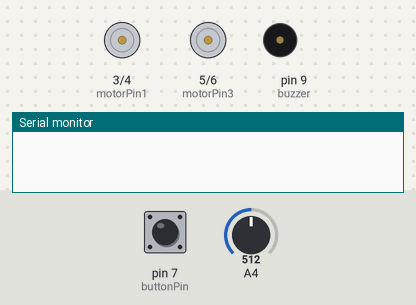
Recording of a sketch running on a simulated Arduino Uno, built with avr-gcc and run on an emulated ATmega328P. Shown: motor-driver pin pairs drawn as motors (green arrow = first pin HIGH = forward, orange = second pin HIGH = backward, longer = more drive), buzzer (waves = sounding), the last lines printed to the serial monitor. The test bench sets the inputs (shaded band); at power-on: pin 7 (buttonPin) LOW, A4 = 512.

Above: at 1.2 s.
1.3 s: pin 7 (buttonPin) pulled HIGH for 0.15 s
At 2.7 s:
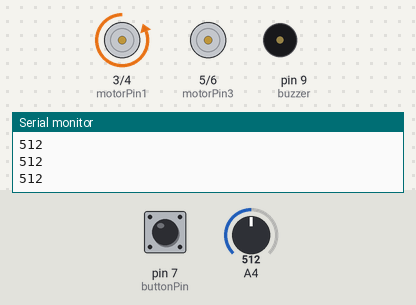
3.8 s: A4 set to 490
At 4.1 s:
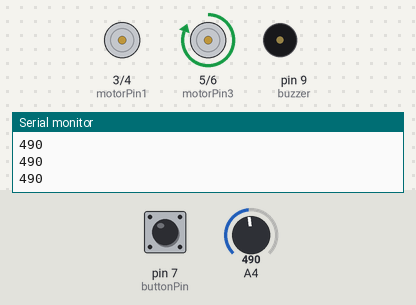
5.3 s: A4 set to 361
6.8 s: A4 set to 336
At 7.6 s:
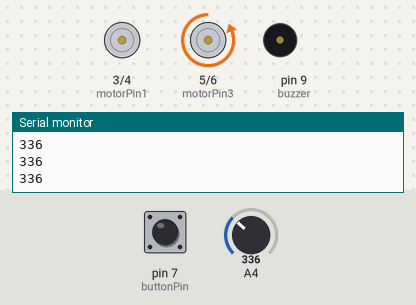
8.3 s: pin 7 (buttonPin) pulled HIGH for 1 s
At 9.1 s:
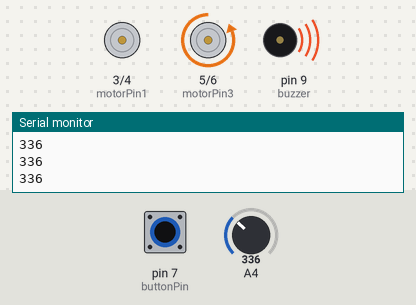
10.8 s: pin 7 (buttonPin) pulled HIGH for 3.2 s
At 15.5 s:
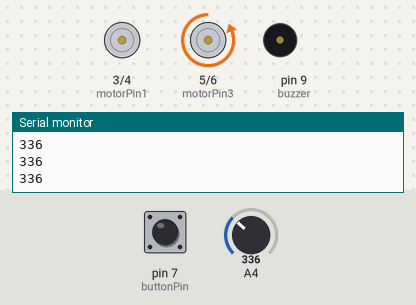
Timing chart, 0 to 16.5 s (numbered marks = the images above; inputs shaded):
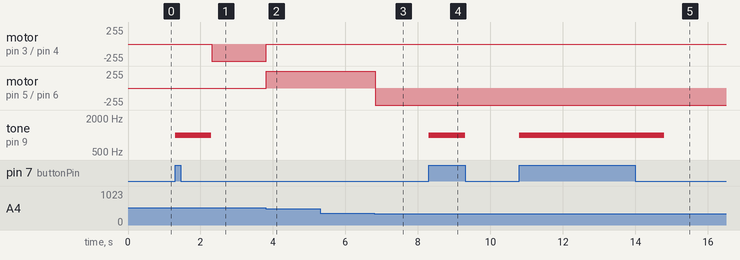

The sketch:

Last_code.ino
```cpp
int motorPin1 = 3; //motor transistor is connected to pin 3
int motorPin2 = 4; //motor transistor is connected to pin 4
int motorPin3 = 5; //motor transistor is connected to pin 5
int motorPin4 = 6; //motor transistor is connected to pin 6
int read1 = 0;
const int buzzer = 9; //buzzer to arduino pin 9
const int buttonPin = 7; //Button to arduino pin 2
int buttonState = 0;
int flag = 0;
int start_new= 0;

int iteration = 1;

void setup()
{
  Serial.begin(9600);
  pinMode(A4, INPUT);
  pinMode(buzzer, OUTPUT); // Set buzzer - pin 9 as an output
  pinMode(buttonPin, INPUT);
  pinMode(motorPin1, OUTPUT);
  pinMode(motorPin2, OUTPUT);
  pinMode(motorPin3, OUTPUT);
  pinMode(motorPin4, OUTPUT);
}

void Start_Motor()
{
  delay(10);
  Serial.println(read1);
  if (read1 >= 750 && read1 <= 900) {

    digitalWrite(motorPin1, HIGH);
    digitalWrite(motorPin2, LOW);
    digitalWrite(motorPin3, LOW);
    digitalWrite(motorPin4, LOW);
  }
  else if (read1 >= 500 && read1 <= 749) {

    digitalWrite(motorPin1, LOW);
    digitalWrite(motorPin2, HIGH);
    digitalWrite(motorPin3, LOW);
    digitalWrite(motorPin4, LOW);
  }
  else if (read1 >= 350 && read1 <= 499) {

    digitalWrite(motorPin1, LOW);
    digitalWrite(motorPin2, LOW);
    digitalWrite(motorPin3, HIGH);
    digitalWrite(motorPin4, LOW);
  }
  else if (read1 >= 150 && read1 <= 349)
  {
  digitalWrite(motorPin1, LOW);
  digitalWrite(motorPin2, LOW);
  digitalWrite(motorPin3, LOW);
  digitalWrite(motorPin4, HIGH);
  }
  else
  {
    digitalWrite(motorPin1, LOW);
    digitalWrite(motorPin2, LOW);
    digitalWrite(motorPin3, LOW);
    digitalWrite(motorPin4, LOW);
  }
}

void loop()
{


  buttonState = digitalRead(buttonPin); // button input
  if (buttonState == HIGH)
  {
    tone(buzzer, 1000); // Send 1KHz sound signal...
    delay(1000);
    noTone(buzzer);
   start_new= start_new+1;
  }
  else
  {
    start_new=start_new;
  }
  noTone(buzzer);
  if(start_new==1)
  {
    read1 = analogRead(A4);
    Start_Motor();}
    }
```

Measured:
- the behaviour switches between 500 and 499 on A4 (found by bisection; images 1 and 2)
- the behaviour switches between 350 and 349 on A4 (found by bisection; images 2 and 3)
- after the input at 1.3 s, motor on pin 3 (motorPin1) / pin 4 (motorPin2): stopped → backward 255/255 after 1.0 s; tone on pin 9 (buzzer): silent → 1000 Hz at once, → silent 1.0 s later
- after the input at 3.8 s, motor on pin 3 (motorPin1) / pin 4 (motorPin2): backward 255/255 → stopped at once; motor on pin 5 (motorPin3) / pin 6 (motorPin4): stopped → forward 255/255 at once
- after the input at 6.8 s, motor on pin 5 (motorPin3) / pin 6 (motorPin4): forward 255/255 → backward 255/255 at once
- after the input at 8.3 s, tone on pin 9 (buzzer): silent → 1000 Hz at once, → silent 1.0 s later
- after the input at 10.8 s, tone on pin 9 (buzzer): silent → 1000 Hz at once, → silent 4.0 s later
